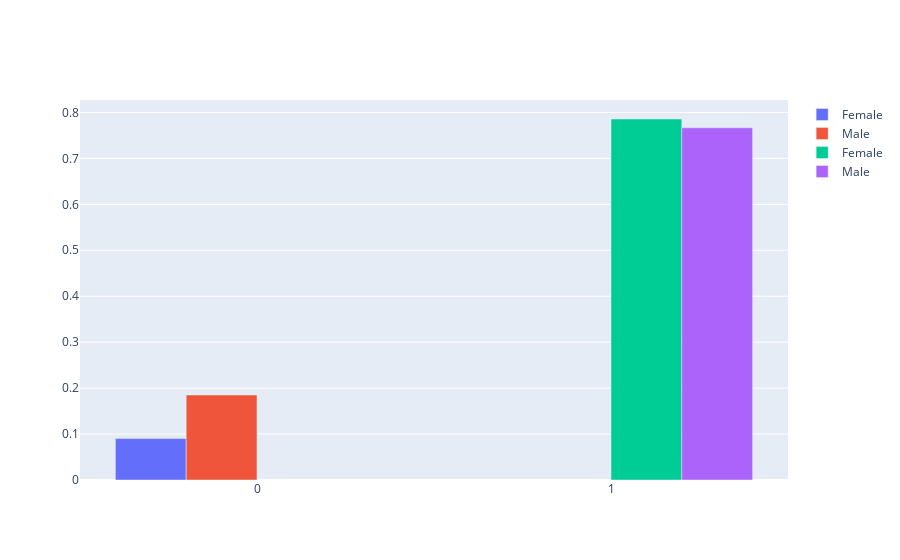

Source (notebook cell):
### Code cell
meanscore_by_sex = go.Figure(
    data=[
        go.Bar(
            x=[label],
            y=[
                test_pred_labels[
                    (test.sex == sex) & (test.salary == label)
                ].mean()
            ],
            name="Male" if sex else "Female",
        )
        for label in range(2)
        for sex in range(2)
    ]
)

meanscore_by_sex.show()

### Figure 1 — Plotly figure (JSON) as saved in the notebook; plotly's stock layout.template omitted (floating-point values rounded to 4 significant figures)
{"data": [{"name": "Female", "type": "bar", "x": [0], "y": [0.09011]}, {"name": "Male", "type": "bar", "x": [0], "y": [0.1849]}, {"name": "Female", "type": "bar", "x": [1], "y": [0.7857]}, {"name": "Male", "type": "bar", "x": [1], "y": [0.7667]}], "layout": {}}
